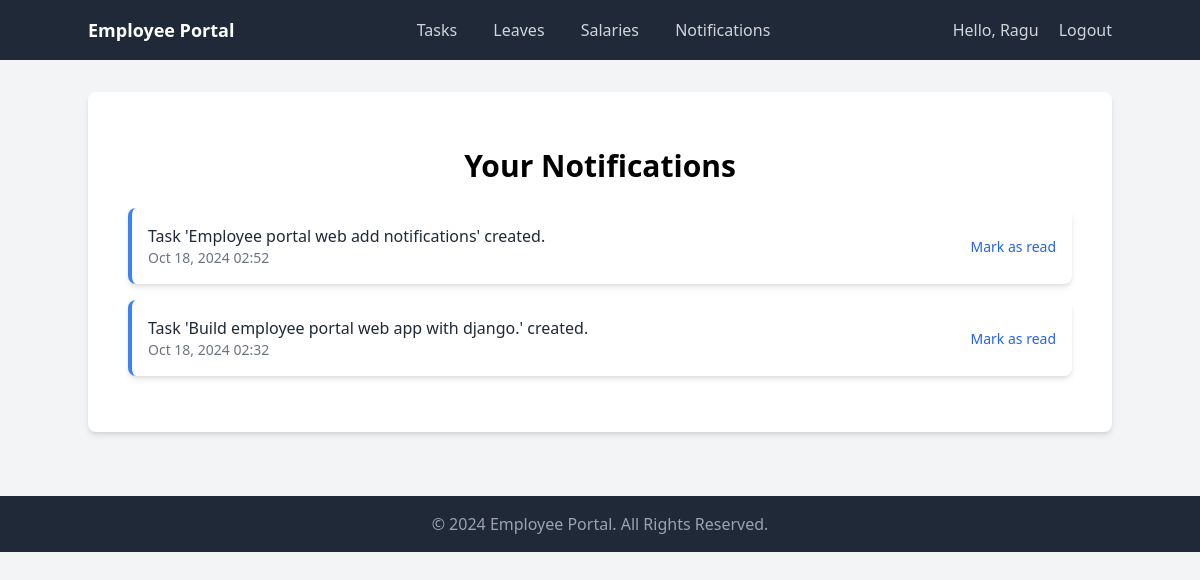
The app's page /notifications/ (signed in) with its own data.
### portal/models.py (models this page shows, shortened)
class Notification(models.Model):
    user = models.ForeignKey(User, on_delete=models.CASCADE)
    message = models.CharField(max_length=255)
    created_at = models.DateTimeField(auto_now_add=True)
    is_read = models.BooleanField(default=False)

### portal/views.py (the view)
# urls.py: path('notifications/', views.notification_list, name='notification_list'),
@login_required
def notification_list(request):
    notifications = Notification.objects.filter(user=request.user,is_read=False).order_by('-created_at')
    return render(request, 'portal/notifications.html', {'notifications': notifications})

### templates/portal/notifications.html
{% extends 'base.html' %}
{% block content %}
<div class="container mx-auto px-4 py-8">
    <h1 class="text-3xl font-semibold text-center mb-6">Your Notifications</h1>
    {% if notifications %}
        <ul class="space-y-4">
            {% for notification in notifications %}
                <li class="bg-white shadow-md rounded-lg p-4 flex items-center justify-between {% if not notification.is_read %}border-l-4 border-blue-500{% endif %}">
                    <div>
                        <p class="text-gray-800 font-medium">{{ notification.message }}</p>
                        <p class="text-sm text-gray-500">{{ notification.created_at|date:"M d, Y H:i" }}</p>
                    </div>
                    <div>
                        {% if not notification.is_read %}
                            <a href="{% url 'mark_notification_as_read' notification.id %}" class="text-sm text-blue-600 hover:underline">Mark as read</a>
                        {% else %}
                            <span class="text-sm text-gray-500">Read</span>
                        {% endif %}
                    </div>
                </li>
            {% endfor %}
        </ul>
    {% else %}
        <p class="text-center text-gray-500">You have no notifications.</p>
    {% endif %}
</div>
{% endblock %}

### templates/base.html (shortened to what this page needs)
<!DOCTYPE html>
<html lang="en">
<head>
  <link href="https://cdn.jsdelivr.net/npm/tailwindcss@2.0.2/dist/tailwind.min.css" rel="stylesheet">
</head>
<body class="bg-gray-100">
  <nav class="bg-gray-800 p-4">
    <div class="container mx-auto flex justify-between items-center">
      <a href="{% url 'home' %}" class="text-white text-lg font-semibold">Employee Portal</a>
      <div>
        <a href="{% url 'task_list' %}" class="text-gray-300 hover:text-white mx-4">Tasks</a>
        <a href="{% url 'leave_list' %}" class="text-gray-300 hover:text-white mx-4">Leaves</a>
        <a href="{% url 'salary_list' %}" class="text-gray-300 hover:text-white mx-4">Salaries</a>
        <a href="{% url 'notification_list' %}" class="text-gray-300 hover:text-white mx-4">Notifications</a>
      </div>
      <div>
        {% if user.is_authenticated %}
          <span class="text-gray-300 mr-4">Hello, {{ user.username }}</span>
          <a href="{% url 'logout' %}" class="text-gray-300 hover:text-white">Logout</a>
        {% else %}
          <a href="{% url 'login' %}" class="text-gray-300 hover:text-white mx-4">Login</a>
        {% endif %}
      </div>
    </div>
  </nav>
  <div class="container mx-auto py-8">
    <div class="bg-white shadow-md rounded-lg p-6">
      {% block content %}{% endblock %}
    </div>
  </div>
  <footer class="bg-gray-800 p-4 mt-8">
    <div class="container mx-auto text-center text-gray-400">
      &copy; 2024 Employee Portal. All Rights Reserved.
    </div>
  </footer>
</body>
</html>

### records on screen
Notification: message "Task 'Employee portal web add notifications' created.", created_at "Oct 18, 2024 02:52", is_read "Mark as read"
Notification: message "Task 'Build employee portal web app with django.' created.", created_at "Oct 18, 2024 02:32", is_read "Mark as read"

### other values on screen
{{ user.username }} "Ragu"
